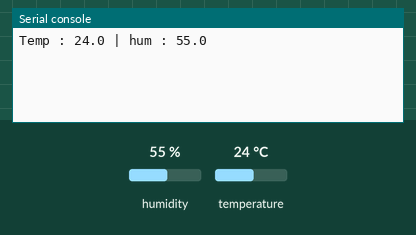
The program below on a simulated ESP32 board running MicroPython. On the bench: the last lines printed to the serial console. The inputs (shaded band) are chosen by the test bench; at power-on: humidity 55 %, temperature 24 °C. Files the program writes start out absent; files that are not in the repository are absent.

Above: at 1.2 s.
1.3 s: humidity set to 22 %
At 3.5 s:
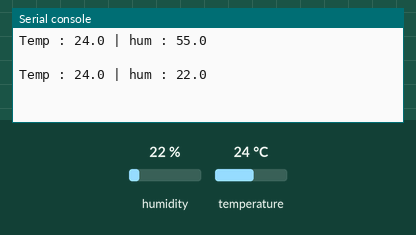
5.5 s: temperature set to 12 °C
At 7.0 s:
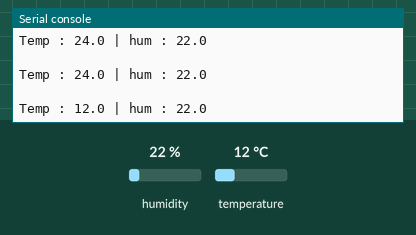
8.2 s: humidity set to 40 %
At 8.2 s:
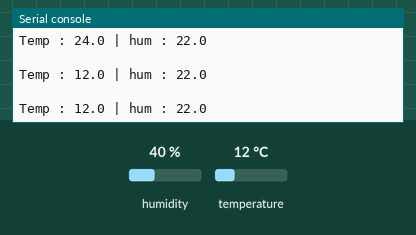
Timing chart, 0 to 11.2 s (numbered marks = the images above; inputs shaded):
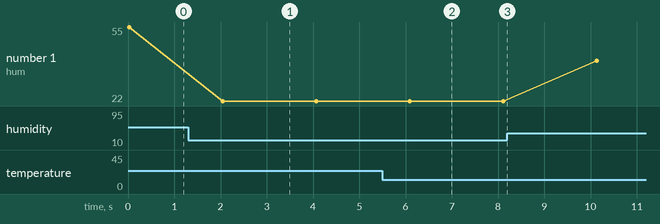

The program:

sensorDHT22v1.py
```python
from machine import Pin
from utime import sleep
import dht

NOMBRE_ARCHIVO = "datos_met.csv"

sensor_dht22 = dht.DHT22(Pin(13))

def guardar_datos(t, h):
    try:
        with open(NOMBRE_ARCHIVO, "a") as f:
            f.write("{:.1f},{:.1f}\n".format(t, h))
    except OSError as e:
        print("Error al escribir archivo:", e)

# Crear el encabezado solo si el archivo no existe
try:
    with open(NOMBRE_ARCHIVO, "r"):
        pass
except OSError:
    with open(NOMBRE_ARCHIVO, "w") as f:
        f.write("temperatura,humedad\n")

while True:
    try:
        sensor_dht22.measure()
        t = round(sensor_dht22.temperature(), 1)
        h = round(sensor_dht22.humidity(), 1)

        print(f"Temp : {t} | hum : {h}")
        guardar_datos(t, h)
        sleep(2)
        print("")

    except OSError as e:
        print("Error data")
```

Measured:
- after the input at 1.3 s, the serial console: prints a new line after 0.75 s (image 1)
- after the input at 5.5 s, the serial console: prints a new line after 0.59 s (image 2)
- plotted number 1: 55 → 22 after the input at 1.3 s, 22 → 40 after the input at 8.2 s
